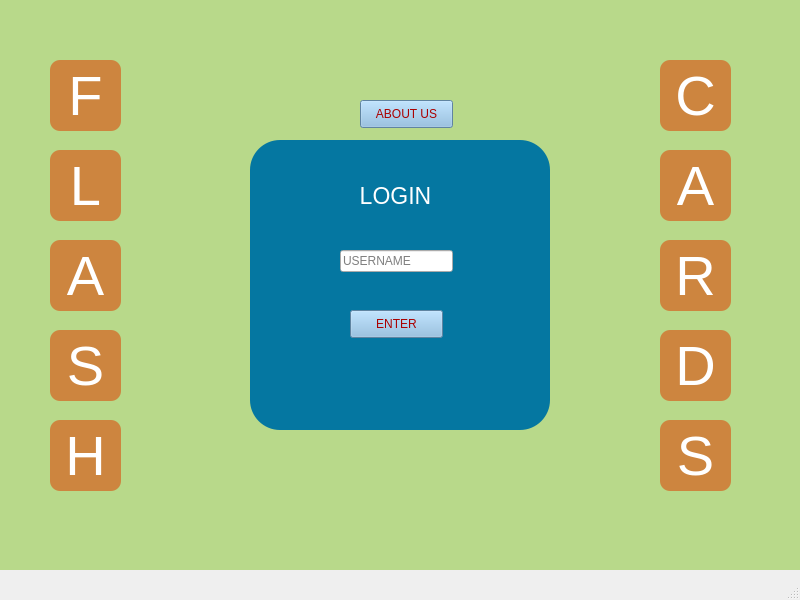
<?xml version="1.0" encoding="UTF-8"?>
<ui version="4.0">
 <class>MainWindow</class>
 <widget class="QMainWindow" name="MainWindow">
  <property name="geometry">
   <rect>
    <x>0</x>
    <y>0</y>
    <width>800</width>
    <height>600</height>
   </rect>
  </property>
  <property name="minimumSize">
   <size>
    <width>800</width>
    <height>600</height>
   </size>
  </property>
  <property name="maximumSize">
   <size>
    <width>800</width>
    <height>600</height>
   </size>
  </property>
  <property name="windowTitle">
   <string>Login Window</string>
  </property>
  <widget class="QWidget" name="centralwidget">
   <widget class="QLabel" name="label">
    <property name="geometry">
     <rect>
      <x>0</x>
      <y>-30</y>
      <width>800</width>
      <height>600</height>
     </rect>
    </property>
    <property name="styleSheet">
     <string notr="true">background-color: rgb(184, 217, 138);</string>
    </property>
    <property name="text">
     <string/>
    </property>
   </widget>
   <widget class="QLabel" name="label_2">
    <property name="geometry">
     <rect>
      <x>250</x>
      <y>140</y>
      <width>300</width>
      <height>290</height>
     </rect>
    </property>
    <property name="styleSheet">
     <string notr="true">background-color: rgb(5, 119, 161);
border-radius:30px;</string>
    </property>
    <property name="text">
     <string/>
    </property>
   </widget>
   <widget class="QLineEdit" name="username_line">
    <property name="geometry">
     <rect>
      <x>340</x>
      <y>250</y>
      <width>113</width>
      <height>22</height>
     </rect>
    </property>
    <property name="text">
     <string/>
    </property>
    <property name="placeholderText">
     <string>USERNAME</string>
    </property>
   </widget>
   <widget class="QPushButton" name="enter_button">
    <property name="geometry">
     <rect>
      <x>350</x>
      <y>310</y>
      <width>93</width>
      <height>28</height>
     </rect>
    </property>
    <property name="styleSheet">
     <string notr="true">QPushButton{
	background-color: rgb(135, 185, 225);
	color: rgb(170, 0, 0);
}
QPushButton::hover{
	background-color: rgb(5, 119, 161);
	color: rgb(255, 255, 255);
}
QPushButton::pressed{
	background-color: rgb(36, 83, 109);
    padding-left:5px;
	color: rgb(255, 255, 255);
    padding-top:5px;
}</string>
    </property>
    <property name="text">
     <string>ENTER</string>
    </property>
   </widget>
   <widget class="QLabel" name="label_3">
    <property name="geometry">
     <rect>
      <x>340</x>
      <y>180</y>
      <width>111</width>
      <height>31</height>
     </rect>
    </property>
    <property name="font">
     <font>
      <pointsize>17</pointsize>
     </font>
    </property>
    <property name="styleSheet">
     <string notr="true">color: rgb(255, 255, 255);</string>
    </property>
    <property name="text">
     <string>LOGIN</string>
    </property>
    <property name="alignment">
     <set>Qt::AlignCenter</set>
    </property>
   </widget>
   <widget class="QLabel" name="label_4">
    <property name="geometry">
     <rect>
      <x>50</x>
      <y>60</y>
      <width>71</width>
      <height>71</height>
     </rect>
    </property>
    <property name="font">
     <font>
      <pointsize>42</pointsize>
     </font>
    </property>
    <property name="styleSheet">
     <string notr="true">background-color: rgb(205, 133, 63);
color: rgb(255, 255, 255);
border-radius:10px;</string>
    </property>
    <property name="text">
     <string>F</string>
    </property>
    <property name="alignment">
     <set>Qt::AlignCenter</set>
    </property>
   </widget>
   <widget class="QLabel" name="label_5">
    <property name="geometry">
     <rect>
      <x>50</x>
      <y>240</y>
      <width>71</width>
      <height>71</height>
     </rect>
    </property>
    <property name="font">
     <font>
      <pointsize>42</pointsize>
     </font>
    </property>
    <property name="styleSheet">
     <string notr="true">background-color: rgb(205, 133, 63);
color: rgb(255, 255, 255);
border-radius:10px;</string>
    </property>
    <property name="text">
     <string>A</string>
    </property>
    <property name="alignment">
     <set>Qt::AlignCenter</set>
    </property>
   </widget>
   <widget class="QLabel" name="label_6">
    <property name="geometry">
     <rect>
      <x>50</x>
      <y>150</y>
      <width>71</width>
      <height>71</height>
     </rect>
    </property>
    <property name="font">
     <font>
      <pointsize>42</pointsize>
     </font>
    </property>
    <property name="styleSheet">
     <string notr="true">background-color: rgb(205, 133, 63);
color: rgb(255, 255, 255);
border-radius:10px;</string>
    </property>
    <property name="text">
     <string>L</string>
    </property>
    <property name="alignment">
     <set>Qt::AlignCenter</set>
    </property>
   </widget>
   <widget class="QLabel" name="label_7">
    <property name="geometry">
     <rect>
      <x>50</x>
      <y>420</y>
      <width>71</width>
      <height>71</height>
     </rect>
    </property>
    <property name="font">
     <font>
      <pointsize>42</pointsize>
     </font>
    </property>
    <property name="styleSheet">
     <string notr="true">background-color: rgb(205, 133, 63);
color: rgb(255, 255, 255);
border-radius:10px;</string>
    </property>
    <property name="text">
     <string>H</string>
    </property>
    <property name="alignment">
     <set>Qt::AlignCenter</set>
    </property>
   </widget>
   <widget class="QLabel" name="label_8">
    <property name="geometry">
     <rect>
      <x>50</x>
      <y>330</y>
      <width>71</width>
      <height>71</height>
     </rect>
    </property>
    <property name="font">
     <font>
      <pointsize>42</pointsize>
     </font>
    </property>
    <property name="styleSheet">
     <string notr="true">background-color: rgb(205, 133, 63);
color: rgb(255, 255, 255);
border-radius:10px;</string>
    </property>
    <property name="text">
     <string>S</string>
    </property>
    <property name="alignment">
     <set>Qt::AlignCenter</set>
    </property>
   </widget>
   <widget class="QLabel" name="label_9">
    <property name="geometry">
     <rect>
      <x>660</x>
      <y>240</y>
      <width>71</width>
      <height>71</height>
     </rect>
    </property>
    <property name="font">
     <font>
      <pointsize>42</pointsize>
     </font>
    </property>
    <property name="styleSheet">
     <string notr="true">background-color: rgb(205, 133, 63);
color: rgb(255, 255, 255);
border-radius:10px;</string>
    </property>
    <property name="text">
     <string>R</string>
    </property>
    <property name="alignment">
     <set>Qt::AlignCenter</set>
    </property>
   </widget>
   <widget class="QLabel" name="label_10">
    <property name="geometry">
     <rect>
      <x>660</x>
      <y>150</y>
      <width>71</width>
      <height>71</height>
     </rect>
    </property>
    <property name="font">
     <font>
      <pointsize>42</pointsize>
     </font>
    </property>
    <property name="styleSheet">
     <string notr="true">background-color: rgb(205, 133, 63);
color: rgb(255, 255, 255);
border-radius:10px;</string>
    </property>
    <property name="text">
     <string>A</string>
    </property>
    <property name="alignment">
     <set>Qt::AlignCenter</set>
    </property>
   </widget>
   <widget class="QLabel" name="label_11">
    <property name="geometry">
     <rect>
      <x>660</x>
      <y>60</y>
      <width>71</width>
      <height>71</height>
     </rect>
    </property>
    <property name="font">
     <font>
      <pointsize>42</pointsize>
     </font>
    </property>
    <property name="styleSheet">
     <string notr="true">background-color: rgb(205, 133, 63);
color: rgb(255, 255, 255);
border-radius:10px;</string>
    </property>
    <property name="text">
     <string>C</string>
    </property>
    <property name="alignment">
     <set>Qt::AlignCenter</set>
    </property>
   </widget>
   <widget class="QLabel" name="label_12">
    <property name="geometry">
     <rect>
      <x>660</x>
      <y>330</y>
      <width>71</width>
      <height>71</height>
     </rect>
    </property>
    <property name="font">
     <font>
      <pointsize>42</pointsize>
     </font>
    </property>
    <property name="styleSheet">
     <string notr="true">background-color: rgb(205, 133, 63);
color: rgb(255, 255, 255);
border-radius:10px;</string>
    </property>
    <property name="text">
     <string>D</string>
    </property>
    <property name="alignment">
     <set>Qt::AlignCenter</set>
    </property>
   </widget>
   <widget class="QLabel" name="label_13">
    <property name="geometry">
     <rect>
      <x>660</x>
      <y>420</y>
      <width>71</width>
      <height>71</height>
     </rect>
    </property>
    <property name="font">
     <font>
      <pointsize>42</pointsize>
     </font>
    </property>
    <property name="styleSheet">
     <string notr="true">background-color: rgb(205, 133, 63);
color: rgb(255, 255, 255);
border-radius:10px;</string>
    </property>
    <property name="text">
     <string>S</string>
    </property>
    <property name="alignment">
     <set>Qt::AlignCenter</set>
    </property>
   </widget>
   <widget class="QPushButton" name="about_button">
    <property name="geometry">
     <rect>
      <x>360</x>
      <y>100</y>
      <width>93</width>
      <height>28</height>
     </rect>
    </property>
    <property name="styleSheet">
     <string notr="true">QPushButton{
	background-color: rgb(135, 185, 225);
	color: rgb(170, 0, 0);
}
QPushButton::hover{
	background-color: rgb(5, 119, 161);
	color: rgb(255, 255, 255);
}
QPushButton::pressed{
	background-color: rgb(36, 83, 109);
    padding-left:5px;
	color: rgb(255, 255, 255);
    padding-top:5px;
}</string>
    </property>
    <property name="text">
     <string>ABOUT US</string>
    </property>
   </widget>
   <widget class="QLabel" name="label_14">
    <property name="geometry">
     <rect>
      <x>354</x>
      <y>15</y>
      <width>101</width>
      <height>81</height>
     </rect>
    </property>
    <property name="styleSheet">
     <string notr="true">image: url(:/logo/logo2.jpeg);</string>
    </property>
    <property name="text">
     <string/>
    </property>
   </widget>
  </widget>
  <widget class="QMenuBar" name="menubar">
   <property name="geometry">
    <rect>
     <x>0</x>
     <y>0</y>
     <width>800</width>
     <height>26</height>
    </rect>
   </property>
  </widget>
  <widget class="QStatusBar" name="statusbar"/>
 </widget>
 <resources>
  <include location="../logo/logo.qrc"/>
 </resources>
 <connections/>
</ui>
